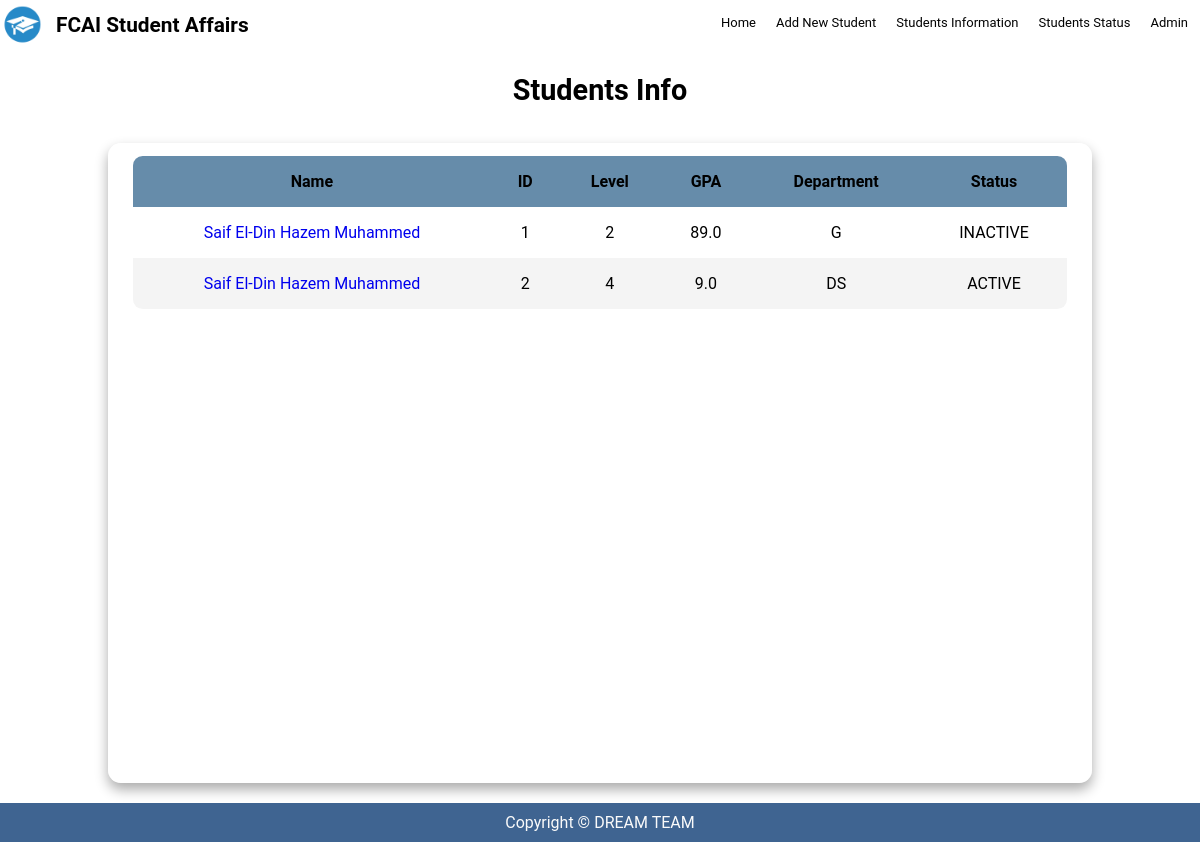
The app's page /students/ (signed in) with its own data.
### students/models.py (models this page shows, shortened)
class Student(models.Model):
    name = models.CharField(max_length=50)
    status = models.CharField(max_length=25, choices=STATUS)
    birthDate = models.DateField()
    gpa = models.FloatField()
    phoneNumber = models.CharField(max_length=11)
    email = models.EmailField()
    gender = models.CharField(max_length=6, choices=GENDER)
    level = models.IntegerField(choices=LEVEL_CHOICES)
    department = models.CharField(max_length=25, choices=DEPARTMENTS)

### students/views.py (the view)
# urls.py: path('students/', views.studentData, name='studentData'),
def studentData(request):
    allStudents = Student.objects.all()  # Get all students from the database
    context = {'allStudents': allStudents}
    return render(request, 'studentData.html', context)

### students/templates/studentData.html
{% extends 'base.html' %} {% block body %}
<br /><br /><br />
<section class="table__header">
  <h1 class="statusTitle">Students Info</h1>
</section>
<div class="allStatusTable">
  <main class="table" id="saifTable">
    <section class="table__body">
      <table>
        <thead>
          <tr>
            <th>Name</th>
            <th>ID</th>
            <th>Level</th>
            <th>GPA</th>
            <th>Department</th>
            <th>Status</th>
          </tr>
        </thead>
        <tbody>
          {% for student in allStudents %}
          <div id="studentContainer">
            <tr>
              <td>
                <a
                  style="text-decoration: none"
                  href="{% url 'students:studentInfo' student.id %}"
                  >{{student.name}}
                </a>
              </td>
              <td>{{student.id}}</td>
              <td>{{student.level}}</td>
              <td>{{student.gpa}}</td>
              <td>{{student.department}}</td>
              <td>{{student.status}}</td>
            </tr>
          </div>
          {% endfor %}
        </tbody>
      </table>
    </section>
  </main>
</div>
{% endblock body %}

### templates/base.html (shortened to what this page needs)
{%load static%}
<!DOCTYPE html>
<html lang="en">
  <head>
    <link rel="stylesheet" href="{% static 'css/style.css' %}" />
  </head>
  <body>
    <header>
      <div class="navleft">
        <sub
          ><img
            src="{% static 'images/icon.webp' %}"
            alt="icon"
            style="width: 40px"
        /></sub>
        <a
          style="
            text-decoration: none;
            color: black;
            font-size: 25px;
            font-weight: bold;
          "
          href="index.html"
          ><span style="margin-left: 10px"
            ><sup> FCAI student Affairs</sup></span
          ></a
        >
      </div>
      <nav class="navbar">
        <ul>
          <li><a href="{% url 'students:index' %}">Home</a></li>
          <li><a href="{% url 'students:add' %}">Add New Student</a></li>
          <li>
            <a href="{% url 'students:studentData' %}">Students Information</a>
          </li>
          <li><a href="{% url 'students:status' %}">Students Status</a></li>
          <li>
            <a href="{% url 'students:index' %}">{{user.username}} </a>
          </li>
        </ul>
      </nav>
    </header>
    {% block body %} {% endblock body %}
    <footer>
      <p>Copyright © DREAM TEAM</p>
    </footer>
  </body>
</html>

### static/css/style.css (style rules this page uses)
* { margin: 0; padding: 0; box-sizing: border-box; font-family: "Google Sans", Roboto, Arial, sans-serif; text-decoration: none; }
body { min-height: 100vh; display: flex; flex-direction: column; background-image: url(https://i.pinimg.com/564x/b7/5f/71/b75f71b1195835a27b73673852c36546.jpg); }
header { text-transform: capitalize; padding: 5px 2px; position: absolute; top: 0; right: 0; left: 0; display: flex; justify-content: space-between; z-index: 10000; margin-bottom: 25px; }
header .navbar ul { list-style: none; }
header .navbar ul li { position: relative; float: left; }
header .navbar ul li a { font-size: 13px; padding: 10px; color: rgb(3, 3, 3); display: block; border-radius: 50px; }
#saifTable { width: 82vw; height: 80vh; background-color: #fff5; backdrop-filter: blur(7px); box-shadow: 0 0.4rem 0.8rem #0005; border-radius: 0.8rem; overflow: hidden; margin-top: 20px; margin-bottom: 20px; }
.table__header { text-align: center; width: 100%; height: 15%; font-size: 1.2rem; padding: 1rem 1rem; justify-content: space-between; align-items: center; }
.table__body { width: 95%; max-height: calc(89% - 1.6rem); background-color: #fffb; margin: 0.8rem auto; border-radius: 0.6rem; overflow: auto; overflow: overlay; }
.table__body table { width: 100%; }
.table__body table, th, td { border-collapse: collapse; padding: 1rem; text-align: left; text-align: center; }
.table__body thead th { position: sticky; top: 0; left: 0; background-color: #668caafe; cursor: pointer; text-transform: capitalize; }
.table__body tbody tr:nth-child(even) { background-color: #0000000b; }
.allStatusTable, .btnArea { display: flex; justify-content: center; align-items: center; }
footer { position: static; left: 0; bottom: 0; margin-top: auto; width: 100%; padding: 10px; background-color: #3f6491; color: #fafafa; text-align: center; }

### records on screen
Student: name "Saif El-Din Hazem Muhammed", id "1", level "2", gpa "89.0", department "G", status "INACTIVE"
Student: name "Saif El-Din Hazem Muhammed", id "2", level "4", gpa "9.0", department "DS", status "ACTIVE"

### other values on screen
{{ user.username }} "Admin"
